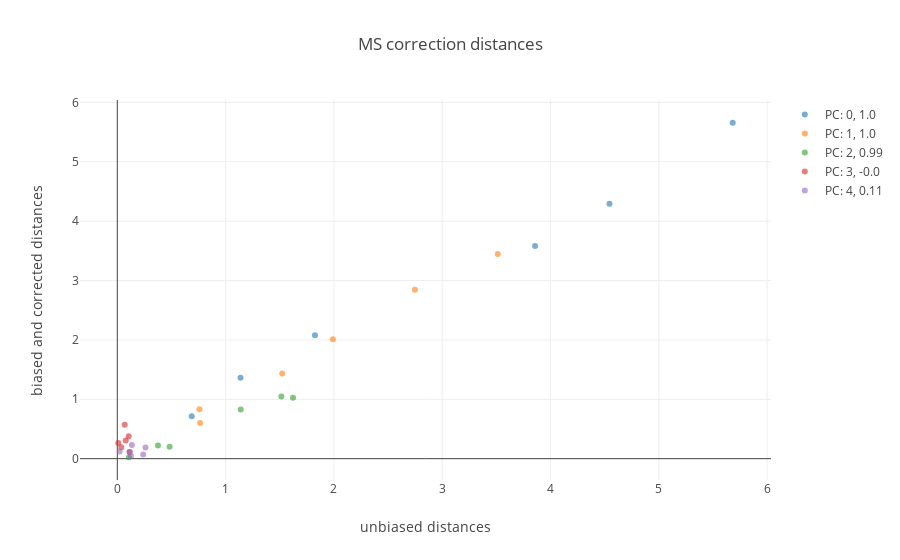

The notebook cell saved with this chart:
### Code cell
fig_data= [go.Scatter(
    x= dist_PC_even[PC],
    y= dist_PC_corrected[PC],
    mode= 'markers',
    marker= dict(
        color= PC,
        opacity= .6
    ),
    name= 'PC: {}, {}'.format(PC,round(pearsonr(dist_PC_even[PC],dist_PC_corrected[PC])[0],2))
    ) for PC in dist_PC_even.keys()
]

layout = go.Layout(
    title= 'MS correction distances',
    yaxis=dict(
        title='biased and corrected distances'),
    xaxis=dict(
        title='unbiased distances')
)

fig= go.Figure(data=fig_data, layout=layout)
iplot(fig)

### Figure 1 — Plotly figure (JSON) as saved in the notebook; plotly's stock layout.template omitted (floating-point values rounded to 4 significant figures)
{"data": [{"marker": {"color": 0, "opacity": 0.6}, "mode": "markers", "name": "PC: 0, 1.0", "type": "scatter", "x": [5.682, 3.857, 4.544, 1.825, 1.137, 0.6873], "y": [5.657, 3.58, 4.294, 2.077, 1.363, 0.714]}, {"marker": {"color": 1, "opacity": 0.6}, "mode": "markers", "name": "PC: 1, 1.0", "type": "scatter", "x": [0.7646, 2.748, 0.7581, 3.513, 1.523, 1.99], "y": [0.6012, 2.845, 0.8329, 3.446, 1.434, 2.012]}, {"marker": {"color": 2, "opacity": 0.6}, "mode": "markers", "name": "PC: 2, 0.99", "type": "scatter", "x": [0.483, 0.3755, 1.139, 0.1075, 1.622, 1.515], "y": [0.199, 0.2231, 0.826, 0.02401, 1.025, 1.049]}, {"marker": {"color": 3, "opacity": 0.6}, "mode": "markers", "name": "PC: 3, -0.0", "type": "scatter", "x": [0.03699, 0.06821, 0.07741, 0.1052, 0.1144, 0.0092], "y": [0.1916, 0.5696, 0.3058, 0.378, 0.1142, 0.2638]}, {"marker": {"color": 4, "opacity": 0.6}, "mode": "markers", "name": "PC: 4, 0.11", "type": "scatter", "x": [0.1344, 0.1131, 0.1259, 0.02133, 0.2603, 0.239], "y": [0.2319, 0.1127, 0.04411, 0.1192, 0.1878, 0.0686]}], "layout": {"title": "MS correction distances", "xaxis": {"title": "unbiased distances"}, "yaxis": {"title": "biased and corrected distances"}}}
